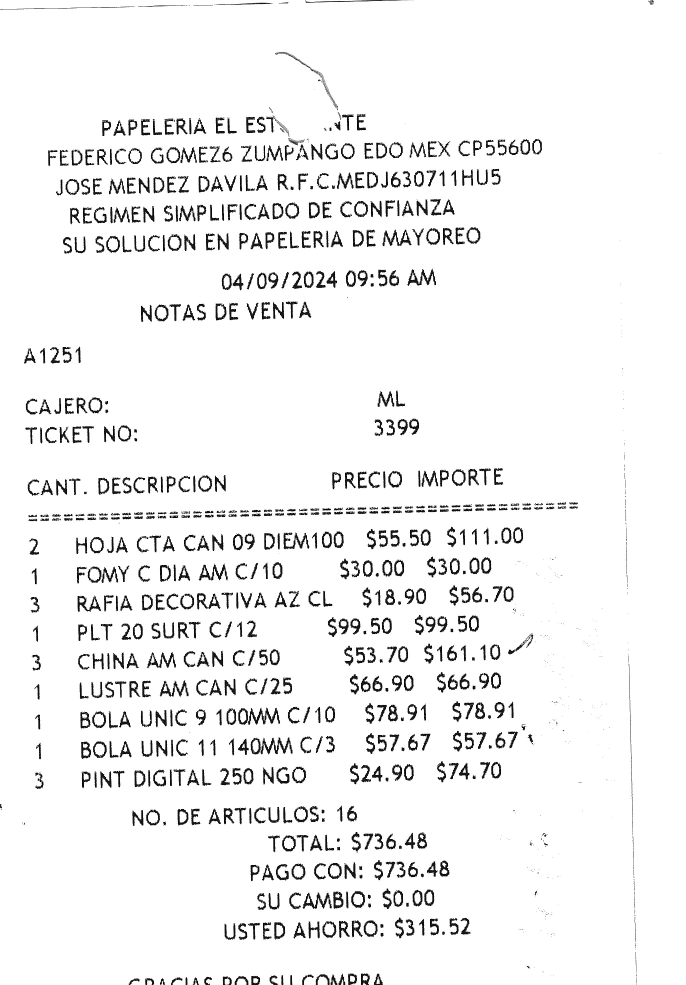
#> input picture input/prueba12.png, 2056 x 2954 px (shown at 1/3 size)
$ python -i image_analizer.py   (imports and definitions only)   (older library calls are emulated)
#> lines starting #> are read from the running program, lines starting #| are printed output that depends on the picture; after the words box and inside, x2 and y2 are one past the last pixel; in counts of white or black regions, pixels touching at a corner belong together
#> further down, picture is the input picture: shape (2954, 2056); min 0, max 255, mean 241.6
### core/utils/image_utils.py
# PerfectOCR/core/utils/image_utils.py
import cv2
import numpy as np
from typing import Any, Optional, List, Dict, Tuple
import logging
from skimage.filters import threshold_sauvola #type: ignore
import time

logger = logging.getLogger(__name__)

def make_contiguous(img_arr: np.ndarray[Any, Any]) -> np.ndarray[Any, np.dtype[np.uint8]]:
    return img_arr if img_arr.flags.c_contiguous else np.ascontiguousarray(img_arr, np.uint8)

# [84 lines left out: functions normalice_image, elevate_dims, not called in this run]

def validate_image(img: Optional[np.ndarray[Any, Any]]) -> bool:
    return bool(7 < int(np.mean(img)) < 251) if img is not None else False

# [32 lines left out: function cropp_img, not called in this run]

def use_bilateral_filter(img: np.ndarray[Any, np.dtype[np.uint8]], d: int, sigma_color: int, sigma_space: int)-> np.ndarray[Any, np.dtype[np.uint8]]:
    return make_contiguous(cv2.bilateralFilter(img, d, sigma_color, sigma_space))

def use_sobel(img: np.ndarray[Any, np.dtype[np.uint8]], ksize: int) -> float:
    return float(np.mean(np.abs(cv2.Sobel(src=img, ddepth=cv2.CV_64F, dx=1, dy=1, ksize=ksize)), dtype=np.float32))

def binarice_img(cropped_img: np.ndarray[Any, np.dtype[np.uint8]], worker_config: Dict[str, Any]) -> np.ndarray[Any, np.dtype[np.uint8]]:
    if is_binarized(cropped_img):
        return make_contiguous(cropped_img)

    c_value: int = worker_config.get('c_value', 7)
#> c_value = 7
    height_thresholds: List[int] = worker_config.get('height_thresholds_px', [100, 800, 1500, 2500])
#> height_thresholds = [100, 800, 1500, 2500]
    block_sizes_map: List[int] = worker_config.get('block_sizes_map', [15, 21, 25, 35, 41])
#> block_sizes_map = [15, 21, 25, 35, 41]
    height = int(cropped_img.shape[0])
#> height = 2954

    block = get_adaptive_block_size(height, height_thresholds, block_sizes_map)
    mode: str = measure_polygon_quality(cropped_img)

    cropped_img = make_contiguous(cropped_img)

    if mode == "otsu":
        bin_img = otsu_binarize(cropped_img)
    elif mode == "adaptive_gaussian":
        bin_img = adaptive_binarize(cropped_img, block, c_value)
    elif mode == "sauvola":
        bin_img = sauvola_binarize(cropped_img, block)
    else:
        bin_img = adaptive_mean_fallback(cropped_img, block, c_value)

    return make_contiguous(cv2.bitwise_not(bin_img))

def get_adaptive_block_size(height: float, height_thresholds: List[int], block_sizes_map: List[int]) -> int:
    """Calcula el tamaño de bloque adaptativo basado en la altura del polígono."""
#> called with height = 2954
    for i, threshold in enumerate(height_thresholds):
        if height < threshold:
            block_size = block_sizes_map[min(i, len(block_sizes_map) - 1)]
            return max(3, block_size if block_size % 2 != 0 else block_size + 1)
#> this loop made 4 passes
#> threshold on passes 1 to 4: 100, 800, 1500, 2500
    final_block_size = block_sizes_map[-1]
#> final_block_size = 41
    return max(3, final_block_size if final_block_size % 2 != 0 else final_block_size + 1)

def measure_polygon_quality(cropped_img: np.ndarray[Any, np.dtype[np.uint8]]) -> str:
    """
    Analiza la imagen en escala de grises (histograma, std) para
    decidir el mejor método de binarización.
    """
    std = np.std(cropped_img)
#> std = 54.07
    if std == 0: return "adaptive_mean"
    hist = cv2.calcHist([cropped_img], [0], None, [255], [0, 255]).flatten()
#> hist = 255 values, max 83049 at index 0, min 254 at index 167, mean 2413.1
    peaks = np.sum((hist[1:-1] > hist[:-2]) & (hist[1:-1] > hist[2:]))
#> peaks = 66
    prob = hist / np.sum(hist)
#> prob = 255 values, max 0.135 at index 0, min 0.000413 at index 167, mean 0.00392
    entropy = -np.sum(prob * np.log2(prob + 1e-8))
#> entropy = 5.54

    if peaks > 1 and std > 30:
        return "otsu"  # Alto contraste, bimodal

    elif std > 20 and entropy > 5.0:
        return "adaptive_gaussian"  # Contraste variable

    elif std > 10:
        return "sauvola"  # Texto sobre fondo no uniforme

    else:
        return "adaptive_mean"  # Bajo contraste, imagen "plana"

def otsu_binarize(cropped_img: np.ndarray[Any, np.dtype[np.uint8]]) -> np.ndarray[Any, np.dtype[np.uint8]]:
    resultis = cv2.threshold(cropped_img, 0, 255, cv2.THRESH_BINARY + cv2.THRESH_OTSU)
    return make_contiguous(resultis[1])

def adaptive_binarize(cropped_img: np.ndarray[Any, np.dtype[np.uint8]], block_size: int, c_value: int) -> np.ndarray[Any, np.dtype[np.uint8]]:
    return make_contiguous(cv2.adaptiveThreshold(cropped_img, 255, cv2.ADAPTIVE_THRESH_GAUSSIAN_C, cv2.THRESH_BINARY, block_size, c_value))

# [5 lines left out: function sauvola_binarize, not called in this run]

def adaptive_mean_fallback(cropped_img: np.ndarray[Any, np.dtype[np.uint8]], block_size: int, c_value: int) -> np.ndarray[Any, np.dtype[np.uint8]]:
    return make_contiguous(cv2.adaptiveThreshold(cropped_img, 255, cv2.ADAPTIVE_THRESH_MEAN_C, cv2.THRESH_BINARY, block_size, max(1, c_value - 2)))

# [146 lines left out: functions decolorate, get_contours_values, not called in this run]

# def calculate_complementary_feats(metrics_array_new: np.ndarray[Any, Any]):
#     rec_widith = metrics_array_new[:, 1]
#     rec_height = metrics_array_new[:, 2]
#     rect_area = rec_widith * rec_height
#     angles = metrics_array_new[:, 3]
#     convex_area = metrics_array_new[:, 6]
#     # Para cada rectángulo, tomamos como min_side el lado (ancho/alto) más perpendicular/vertical al eje Y, es decir, el que corresponde al ángulo más cercano a 90°
#     min_side = np.where(metrics_array_new[:, 3] > 45, rec_widith, rec_height)
#
#     angle_norm = np.where(rec_widith < rec_height, angles + 90, angles)
#     angle_norm = angle_norm % 180.0
#     angles = angle_norm
#
#     ratio_areas = convex_area / rect_area
#     aspect_ratio = (np.maximum(rec_widith, rec_height) / np.minimum(rec_widith, rec_height))
#
#     irregular_ratio = utils_array[:, 0] / utils_array[:, 1] # COLUMNA 16
#
#     metrics_array = np.column_stack([
#         idx,                        # COLUMNA 0: Índice original del contorno
#         metrics_array_new[:, 0],    # COLUMNA 1: Área contorno
#         rec_widith,                 # COLUMNA 2: Ancho del rectángulo mínimo
#         rec_height,                 # COLUMNA 3: Alto del rectángulo mínimo
#         angles,                     # COLUMNA 4: Ángulo del rectángulo mínimo
#         metrics_array_new[:, 4],    # COLUMNA 5: Centroide X (contorno)
#         metrics_array_new[:, 5],    # COLUMNA 6: Centroide Y (contorno)
#         convex_area,                # COLUMNA 7: Área del polígono convexo
#         aspect_ratio,               # COLUMNA 8: Relación de aspecto (mayor/menor lado)
#         childs,                     # COLUMNA 9: Tiene hijos (bool)
#         ratio_areas,                # COLUMNA 10: Área convexa / Área min Rect
#         rect_area,                  # COLUMNA 11: Área del Min Rect
#         irregular_ratio,            # COLUMNA 12: Relación perímetro convexo/contorno
#         min_side                    # COLUMNA 13: Lado mínimo respecto al eje Y
#     ])
#
#     metrics_array = metrics_array[[c[0] for c in cont_coords_list]]
#     valid_coords = cont_coords_list
#
#     valid_contours = len(valid_coords)
#     matrix_size = metrics_array.shape[0]
#     if valid_contours != matrix_size:
#         logger.warning(f"Contornos dispares: {valid_contours} != {matrix_size}")
#         return [], np.empty((0, 5))
#
#     # logger.info(f"METRICS LIST: {metrics_array.shape}")
#     logger.info(f"Tiempo extrayendo métricas VECTOROIZADAS: {time.perf_counter()-time0:.6f}'s")
#     return valid_coords, metrics_array

def is_binarized(img: np.ndarray[Any, Any]) -> bool:
    """True si es una imagen binarizada"""
    return bool(np.all((img == 0) | (img == 255)))

### core/utils/image_analizer.py
# PerfectOCR/core/utils/image_analizer.py
import cv2
import numpy as np
import logging
from typing import Any, List, Tuple
from core.utils.image_utils import binarice_img

logger = logging.getLogger(__name__)

def extract_contours_metrics(img: np.ndarray[Any, np.dtype[np.uint8]]) -> Tuple[List[Tuple[int, np.ndarray[Any, np.dtype[np.int32]]]], np.ndarray[Any, Any]]:
    """
    Calcula métricas de CC robustas, filtrando ruido (rayones, manchas)
    usando Área y Solidez.
    bin_img: np.uint8, foreground=255, background=0

    Retorna:
        cont_coords: Lista de [idx_original, coords_array] para cada contorno válido
        metrics: np.ndarray con columnas [idx_original, area, width, height, angle]
    """
    bin_img = binarice_img(img, {})
#> in binarice_img, `mode: str = measure_polygon_quality(cropped_img)`: mode = 'otsu'
#> in make_contiguous (call 2), `return img_arr if img_arr.flags.c_contiguous else np.ascontiguousarray..`: returned value: shape (2954, 2056); 94.5% white; 1175 black regions (415 under 20 px), largest, box (x1, y1, x2, y2) and area: (744, 2123, 840, 2175) 1776, (782, 2211, 878, 2263) 1758, (1222, 805, 1308, 858) 1558
#> in make_contiguous (call 3), `return img_arr if img_arr.flags.c_contiguous else np.ascontiguousarray..`:
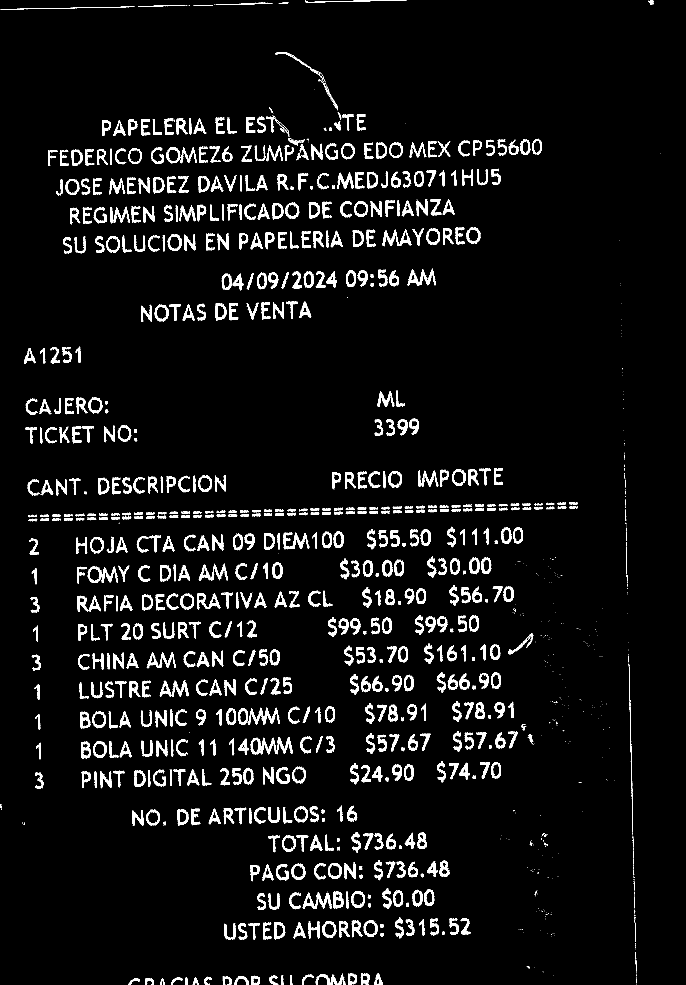
#> returned value: shape (2954, 2056) (shown at 1/3 size); 5.5% white; 1175 white regions (415 under 20 px)
    sh, sw = bin_img.shape[:2]
#> sh = 2954; sw = 2056

    contours, hierarchy = cv2.findContours(bin_img, cv2.RETR_TREE, cv2.CHAIN_APPROX_NONE)
#> contours = 2214 contours, 1278 with area under 20; largest, box (x1, y1, x2, y2) and area: (1053, 2673, 1095, 2724) 1566, (464, 914, 506, 964) 1560, (1091, 2761, 1133, 2811) 1540, (1165, 1413, 1206, 1463) 1534, (279, 2224, 320, 2274) 1533

    if not contours:
        return [], np.empty((0, 5))

    cont_coords_list: List[Tuple[int, np.ndarray[Any, np.dtype[np.int32]]]] = []
    cont_size_list: List[int] = []

    for i, cont in enumerate(contours):
        cont_coords = cont.reshape(-1, 2).astype(np.int32)
        cont_size = len(cont_coords)
        if cont_size < 3:
            continue

        cont_size_list.append(cont_size)
        cont_coords_list.append((i, cont_coords))

        if not cont_coords_list:
            return [], np.empty((0, 5))
#> this loop made 2214 passes
#> cont_size on passes 2 to 4: 28, 105, 7
#> after the loop, cont_coords_list = 1956 items; cont_size_list = 1956 values, max 833 at index 517, min 3 at index 25, mean 67.09

    areas = np.array([cv2.contourArea(c[1]) for c in cont_coords_list])
#> areas = 1956 values, max 1565.5 at index 138, min 0 at index 0, mean 229.8

    # top_areas_list = np.sort(areas)[::-1]
    # logger.info(f"{top_areas_list[:10]}")

    valid_mask = (areas > 1)

    # top_areas = np.sort(areas[valid_mask])[::-1]
    # logger.info(f"Top áreas: {top_areas[:10]}")

    valid_indices = np.where(valid_mask)[0]
#> valid_indices = 1844 values from 1 to 1955

    if len(valid_indices) == 0:
        return [], np.empty((0, 9))

    has_child = np.array([int(hierarchy[0][i][2] != -1) for i in valid_indices], dtype=np.int8)
#> has_child = 1844 values, max 1 at index 1, min 0 at index 0, mean 0.23

    pixels_val: List[int] = []
    lonely: List[int] = []
    # Máscara reutilizable
    single_mask = np.zeros((sh, sw), dtype=np.uint8)

    # Variables para limpiar la región anterior
    prev_x, prev_y, prev_w, prev_h = 0, 0, 0, 0

    # Solo procesa los contornos válidos
    hull: List[np.ndarray[Any, np.dtype[np.int32]]] = []
    black_pixels: List[int] = []
    total_pixels: List[int] = []
    conex_bbox_area: List[int] = []

    for idx in valid_indices:
        conts = cont_coords_list[idx]

        # Limpia solo la región usada del contorno anterior
        if prev_w > 0 and prev_h > 0:
            single_mask[prev_y:prev_y+prev_h, prev_x:prev_x+prev_w] = 0

        convex_hull = cv2.convexHull(conts[1])
        # Calcula bounding box del contorno actual
        x, y, w, h = cv2.boundingRect(convex_hull)
        hull.append(convex_hull)

        conex_bbox_area.append(h * w)

        # Dibuja el contorno actual
        cv2.drawContours(single_mask, [conts[1]], -1, [255], cv2.FILLED)

        # Extrae solo la región de interés
        roi_mask = single_mask[y:y+h, x:x+w]
        roi_img = bin_img[y:y+h, x:x+w]
        pixels = roi_img[roi_mask == 255]
        pixels_outside = roi_img[roi_mask == 0]

        # Guarda el número de píxeles negros y totales
        black_pixels.append(np.count_nonzero(pixels == 255))
        total_pixels.append(roi_img.size)

        # Verifica si HAY TINTA fuera del contorno (otro blob cerca)
        if np.count_nonzero(pixels_outside) > 0:
            lonely.append(0)
        else:
            lonely.append(1)

        if np.all(pixels==255):
            pixels_val.append(1)
        else:
            pixels_val.append(0)

        prev_x, prev_y, prev_w, prev_h = x, y, w, h
#> this loop made 1844 passes
#> (idx, x, y, w, h, prev_x, prev_y, prev_w) on passes 25, 27, 29: (26, 1044, 2921, 27, 33, 1044, 2921, 27), (28, 1049, 2926, 18, 21, 1049, 2926, 18), (30, 1015, 2921, 21, 33, 1015, 2921, 21)
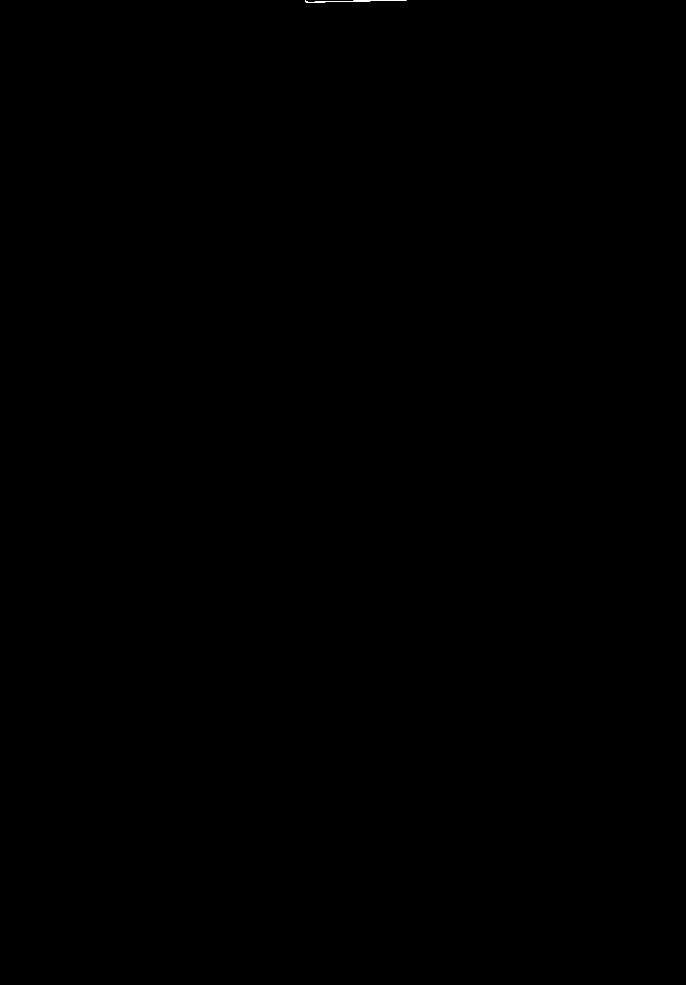
#> single_mask: shape (2954, 2056) (shown at 1/3 size); 0.01% white; 1 white region
#> after the loop, black_pixels = 1844 values, max 1776 at index 442, min 4 at index 10, mean 190.5; conex_bbox_area = 1844 values, max 9656 at index 1808, min 6 at index 36, mean 553.2; hull = 1844 contours, 887 with area under 20; largest, box (x1, y1, x2, y2) and area: (782, 2211, 878, 2263) 4370, (744, 2123, 840, 2175) 4337, (1222, 805, 1308, 858) 3754, (908, 2676, 995, 2727) 3714, (596, 1691, 683, 1742) 3666; lonely = 1844 values, max 1 at index 0, min 0 at index 1, mean 0.382; pixels_val = 1844 values, max 1 at index 2, min 0 at index 0, mean 0.166; total_pixels has the same summary as conex_bbox_area

    black_pixels_array = np.array(black_pixels, dtype=np.int32)
#> black_pixels_array has the same summary as black_pixels
    total_pixels_array = np.array(total_pixels, dtype=np.int32)
#> total_pixels_array has the same summary as conex_bbox_area
    conex_bbox_area_array = np.array(conex_bbox_area, dtype=np.int32)
#> conex_bbox_area_array has the same summary as conex_bbox_area

    convex_area = np.array([cv2.contourArea(convex_hull) for convex_hull in hull])
#> convex_area = 1844 values, max 4370 at index 372, min 1.5 at index 36, mean 401.4
    convex_peri = np.array([cv2.arcLength(convex_hull, True) for convex_hull in hull])
#> convex_peri = 1844 values, max 831.3 at index 480, min 5.41 at index 36, mean 59.12

    lonely_array = np.array(lonely, dtype=np.int32)
#> lonely_array has the same summary as lonely
    pixels_val_array = np.array(pixels_val, dtype=np.int32)
#> pixels_val_array has the same summary as pixels_val

    perimeter = np.array([cv2.arcLength(cont_coords_list[i][1], True) for i in valid_indices])
#> perimeter = 1844 values, max 889.7 at index 480, min 5.41 at index 36, mean 81.19
    irregular_ratio = perimeter / convex_peri
#> irregular_ratio = 1844 values, max 2.68 at index 893, min 1 at index 1, mean 1.18

    rects = [cv2.minAreaRect(cont_coords_list[i][1]) for i in valid_indices]
#> rects = 1844 items
    shapes = np.array([r[1] for r in rects])
#> shapes = 1844 pairs, first value 1 to 402.1, second value 1 to 415.1
    angles = np.array([r[2] for r in rects])
#> angles = 1844 values, max -0.26 at index 1843, min -90 at index 0, mean -50.53

    widith = shapes[:, 0]
    height = shapes[:, 1]

    angle_norm = np.where(widith < height, angles + 90, angles)
    angle_norm = angle_norm % 180.0
    angles = angle_norm

    ratio_1 = conex_bbox_area_array/ (height * widith)
    ratio_2 = (height * widith) / conex_bbox_area_array

    aspect_ratio = (np.maximum(widith, height) / np.minimum(widith, height)).astype(np.float32)

    valid_areas = areas[valid_indices]

    centroids = np.array([(m["m10"] / m["m00"] if m["m00"] != 0 else 0, m["m01"] / m["m00"] if m["m00"] != 0 else 0)
        for m in [cv2.moments(cont_coords_list[i][1]) for i in valid_indices]], np.intp)

    # Agrega el índice secuencial como primera columna y pixels_val al final
    metrics_array = np.column_stack([
        np.arange(len(valid_indices), dtype=np.int32),  # 0
        valid_areas,                                    # 1
        widith,                                         # 2
        height,                                         # 3
        angles,                                         # 4
        centroids[:, 0],                                # 5
        centroids[:, 1],                                # 6
        convex_area,                                    # 7
        pixels_val_array,                               # 8
        lonely_array,                                   # 9
        aspect_ratio,                                   # 10
        has_child,                                      # 11
        ratio_1,                                        # 12
        ratio_2,                                        # 13
        total_pixels_array,                             # 14
        black_pixels_array,                             # 15
        irregular_ratio,                                # 16
    ])

    filtered_original_indices = metrics_array[:, 0].astype(np.int32)
    valid_coords: List[Tuple[int, np.ndarray[Any, np.dtype[np.int32]]]] = [(int(idx), cont_coords_list[valid_indices[int(idx)]][1]) for idx in filtered_original_indices]

    valid_contours = len(valid_coords)
    matrix_size = metrics_array.shape[0]
    if valid_contours != matrix_size:
        logger.warning(f"Contornos dispares: {valid_contours} != {matrix_size}")
        return [], np.empty((0, 5))

    # logger.info(f"Contornos validos: {valid_contours}")

    return valid_coords, metrics_array

# [47 lines of commented-out code are left out]

>>> import cv2
>>> picture = cv2.imread('../../input/prueba12.png', cv2.IMREAD_GRAYSCALE)
>>> result = extract_contours_metrics(picture)
